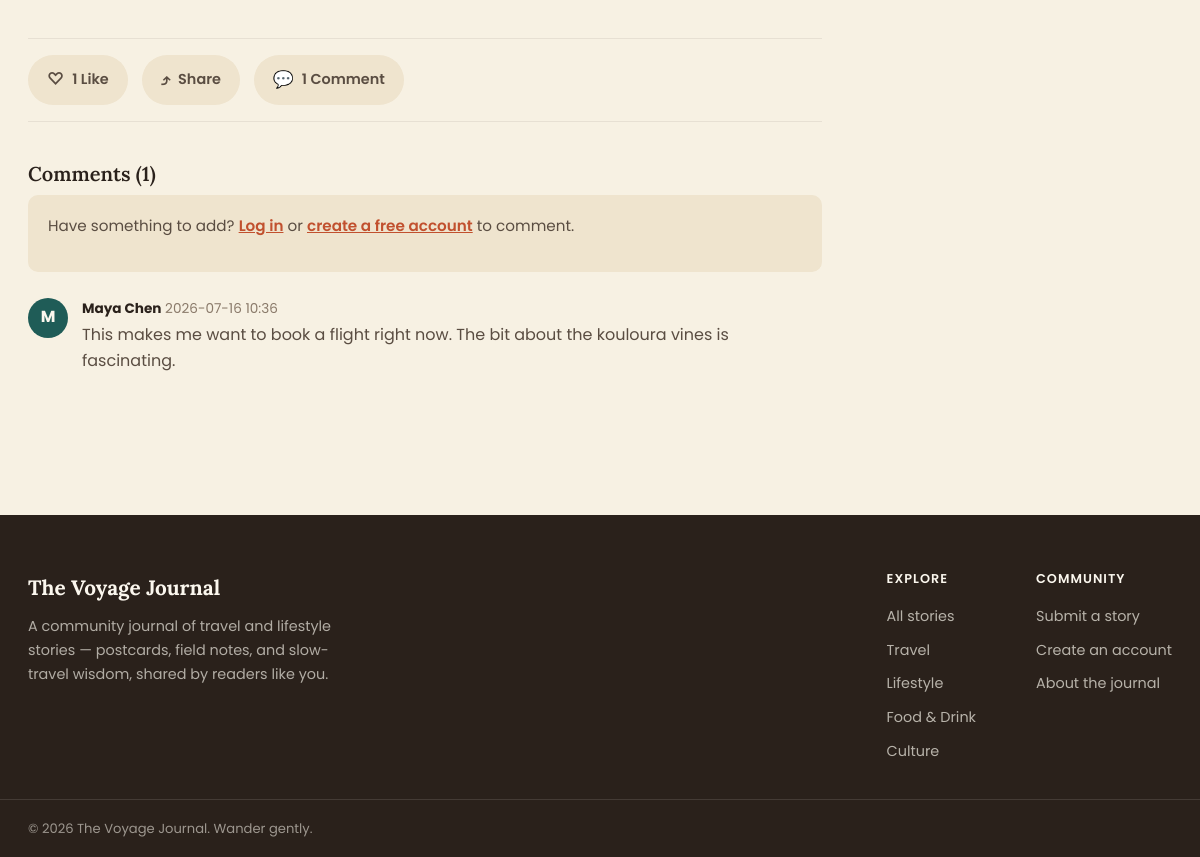
Before: /blog/chasing-blue-domes-three-days-in-santorini (lower part) with the older database file.
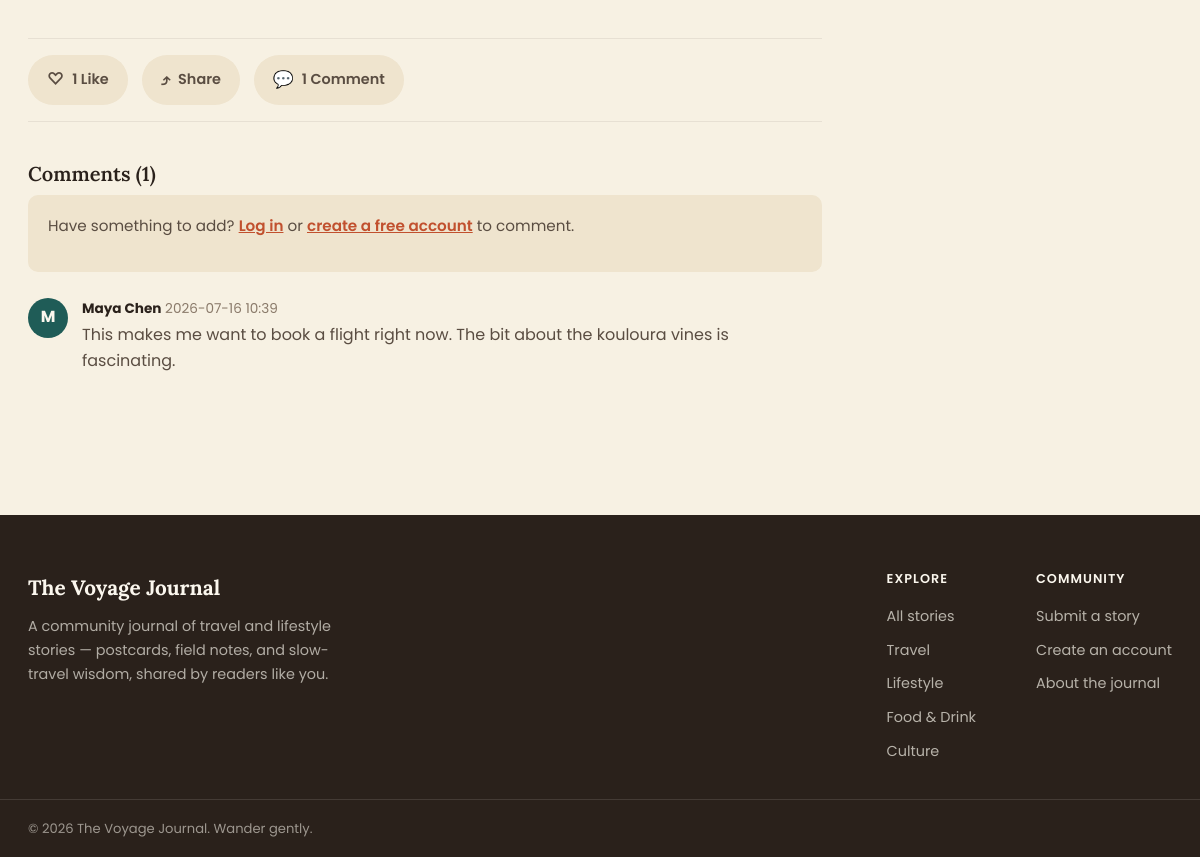
After: the same page with the newer database file.
### tables this page shows
CREATE TABLE comments (
    id         INTEGER PRIMARY KEY AUTOINCREMENT,
    post_id    INTEGER NOT NULL REFERENCES posts(id) ON DELETE CASCADE,
    user_id    INTEGER NOT NULL REFERENCES users(id) ON DELETE CASCADE,
    content    TEXT NOT NULL,
    created_at TEXT NOT NULL DEFAULT (datetime('now'))
);

CREATE TABLE users (
    id            INTEGER PRIMARY KEY AUTOINCREMENT,
    name          TEXT NOT NULL,
    email         TEXT UNIQUE NOT NULL,
    password_hash TEXT NOT NULL,
    role          TEXT NOT NULL DEFAULT 'user' CHECK (role IN ('user', 'admin')),
    created_at    TEXT NOT NULL DEFAULT (datetime('now'))
);

### app/blog.py (the view, shortened to what this page needs)
@bp.route("/blog/<slug>")
def detail(slug):
    db = get_db()
    row = db.execute("SELECT * FROM posts WHERE slug = ?", (slug,)).fetchone()
    if row is None:
        abort(404)
    is_admin = g.user and g.user["role"] == "admin"
    if row["status"] != "approved" and not is_admin:
        abort(404)
    preview = row["status"] != "approved"
    post = _post_with_counts(row)
    gallery = db.execute(
        "SELECT * FROM post_images WHERE post_id = ? ORDER BY position ASC, id ASC",
        (post["id"],),
    ).fetchall()
    post["content_html"] = render_story_content(post["content"], gallery)
    placed = referenced_photo_positions(post["content"])
    leftover_gallery = [img for img in gallery if img["position"] not in placed]
    is_owner_or_admin = g.user and (
        g.user["id"] == post["submitted_by_user_id"] or g.user["role"] == "admin"
    )
    if not is_owner_or_admin:
        db.execute("UPDATE posts SET view_count = view_count + 1 WHERE id = ?", (post["id"],))
        db.commit()
        post["view_count"] += 1
    liked = False
    comments = db.execute(
        """SELECT comments.*, users.name AS author
           FROM comments JOIN users ON users.id = comments.user_id
           WHERE post_id = ? ORDER BY comments.created_at ASC""",
        (post["id"],),
    ).fetchall()
    related = db.execute(
        """SELECT * FROM posts
           WHERE status = 'approved' AND category = ? AND id != ?
           ORDER BY approved_at DESC LIMIT 3""",
        (post["category"], post["id"]),
    ).fetchall()
    related = [_post_with_counts(r) for r in related]
    share_url = request.url_root.rstrip("/") + url_for("blog.detail", slug=slug)
    return render_template(
        "blog_detail.html",
        post=post,
        liked=liked,
        comments=comments,
        related=related,
        gallery=gallery,
        leftover_gallery=leftover_gallery,
        share_url=share_url,
        preview=preview,
    )

### app/blog.py (called while the page is built)
def referenced_photo_positions(raw: str) -> set:
    return {int(n) - 1 for n in INLINE_PHOTO_RE.findall(raw or "")}

def render_story_content(stored_html: str, images=None) -> str:
    html_out = stored_html or ""
    images = images or []
    def _swap(match):
        n = int(match.group(1))
        if n < 1 or n > len(images):
            return ""
        img = images[n - 1]
        url = url_for("uploaded_file", filename=img["filename"])
        return (
            '<figure class="inline-photo">'
            f'<button type="button" class="gallery-thumb inline-gallery-thumb" data-gallery-thumb '
            f'data-full="{url}" data-alt="Story photo {n}">'
            f'<img src="{url}" alt="Story photo {n}" loading="lazy"></button>'
            "</figure>"
        )
    html_out = re.sub(r"<p>\s*\[\[photo:(\d+)\]\]\s*</p>", _swap, html_out)
    html_out = INLINE_PHOTO_RE.sub(_swap, html_out)
    return html_out

### app/utils.py (called while the page is built)
def load_logged_in_user():
    user_id = session.get("user_id")
    if user_id is None:
        g.user = None
    else:
        g.user = get_db().execute(
            "SELECT * FROM users WHERE id = ?", (user_id,)
        ).fetchone()

### templates/blog_detail.html (shortened to what this page needs)
{% extends "base.html" %}
{% block body_class %}page-detail{% endblock %}
{% block content %}
<article id="top">
  <div class="wrap post-layout">
    <div class="post-body">
      {% if not preview %}
      <div class="post-actions" id="engage">
        <form method="post" action="{{ url_for('blog.like', slug=post.slug) }}" class="like-form" data-like-form>
          {% if current_user %}
          <button type="submit" class="action-btn {{ 'is-active' if liked else '' }}" data-like-btn>
            <span class="icon">{{ '♥' if liked else '♡' }}</span>
            <span data-like-count>{{ post.like_count }}</span> Like{{ 's' if post.like_count != 1 }}
          </button>
          {% else %}
          <a class="action-btn" href="{{ url_for('auth.login', next=request.path) }}">
            <span class="icon">♡</span> {{ post.like_count }} Like{{ 's' if post.like_count != 1 }}
          </a>
          {% endif %}
        </form>
        <div class="share-wrap" data-slug="{{ post.slug }}">
          {% if current_user %}
          <button type="button" class="action-btn" data-share-toggle>
            <span class="icon">⤴</span> Share
          </button>
          <div class="share-menu" data-share-menu hidden>
            <a target="_blank" rel="noopener" href="https://twitter.com/intent/tweet?text={{ post.title | urlencode }}&url={{ share_url | urlencode }}">Share on X / Twitter</a>
            <a target="_blank" rel="noopener" href="https://www.facebook.com/sharer/sharer.php?u={{ share_url | urlencode }}">Share on Facebook</a>
            <a target="_blank" rel="noopener" href="https://wa.me/?text={{ (post.title ~ ' ' ~ share_url) | urlencode }}">Share on WhatsApp</a>
            <button type="button" data-copy-link="{{ share_url }}">Copy link</button>
          </div>
          {% else %}
          <a class="action-btn" href="{{ url_for('auth.login', next=request.path) }}">
            <span class="icon">⤴</span> Share
          </a>
          {% endif %}
        </div>
        <a class="action-btn" href="#comments">
          <span class="icon">💬</span> {{ post.comment_count }} Comment{{ 's' if post.comment_count != 1 }}
        </a>
      </div>
      <section class="comments" id="comments">
        <h3>Comments ({{ comments|length }})</h3>
        {% if current_user %}
        <form method="post" action="{{ url_for('blog.comment', slug=post.slug) }}" class="comment-form">
          <input type="hidden" name="csrf_token" value="{{ csrf_token() }}">
          <textarea name="content" rows="3" maxlength="2000" placeholder="Share your thoughts on this story…" required></textarea>
          <button type="submit" class="btn btn-primary btn-sm">Post comment</button>
        </form>
        {% else %}
        <div class="comment-cta">
          <p>Have something to add? <a href="{{ url_for('auth.login', next=request.path ~ '#comments') }}">Log in</a> or <a href="{{ url_for('auth.signup', next=request.path ~ '#comments') }}">create a free account</a> to comment.</p>
        </div>
        {% endif %}
        <ul class="comment-list">
          {% for c in comments %}
          <li class="comment">
            <div class="comment-avatar">{{ c.author[0] | upper }}</div>
            <div class="comment-body">
              <p class="comment-meta"><strong>{{ c.author }}</strong> <span>{{ c.created_at[:16] }}</span></p>
              <p>{{ c.content }}</p>
            </div>
          </li>
          {% else %}
          <li class="comment-empty">No comments yet — be the first to share your thoughts.</li>
          {% endfor %}
        </ul>
      </section>
      {% else %}
      <div class="preview-engagement-note">
        <p>Likes, sharing, and comments will be available once this story is live.</p>
      </div>
      {% endif %}
    </div>
  </div>
</article>
{% endblock %}

Changed rows visible on the page:
changed comments "Maya Chen": created_at "2026-07-16 10:36" → "2026-07-16 10:39"
